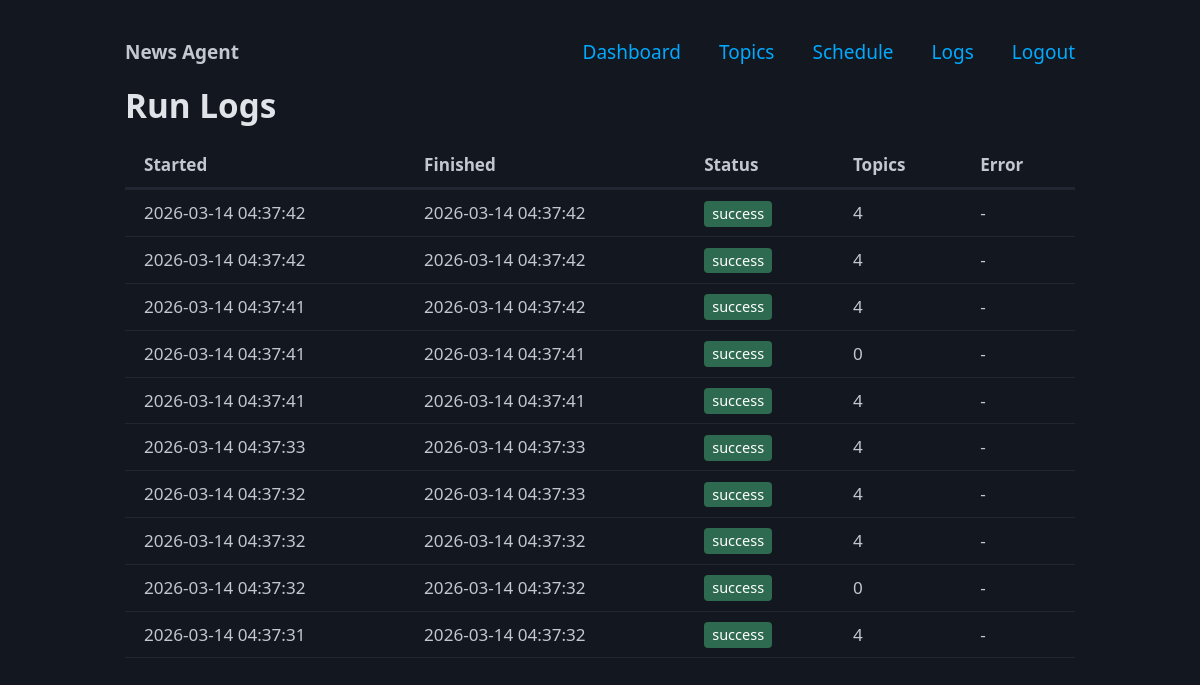
The app's page /news/logs (signed in) with its own data.
### tables this page shows
CREATE TABLE run_log (
    id INTEGER PRIMARY KEY AUTOINCREMENT,
    started_at TEXT DEFAULT (datetime('now')),
    finished_at TEXT,
    status TEXT NOT NULL DEFAULT 'running',
    topics_processed INTEGER DEFAULT 0,
    error_message TEXT
);

### app.py (the view)
@bp.route("/logs")
@login_required
def logs():
    recent_runs = db.get_recent_runs(20)
    return render_template("logs.html", runs=recent_runs)

### app.py (called while the page is built)
def login_required(f):
    @wraps(f)
    def decorated(*args, **kwargs):
        if not session.get("authenticated"):
            return redirect(url_for("main.login"))
        return f(*args, **kwargs)
    return decorated

### db.py (called while the page is built)
def _get_conn():
    os.makedirs(os.path.dirname(DB_PATH), exist_ok=True)
    conn = sqlite3.connect(DB_PATH)
    conn.row_factory = sqlite3.Row
    conn.execute("PRAGMA journal_mode=WAL")
    conn.execute("PRAGMA foreign_keys=ON")
    return conn

def get_recent_runs(limit=10):
    conn = _get_conn()
    try:
        rows = conn.execute(
            "SELECT * FROM run_log ORDER BY id DESC LIMIT ?", (limit,)
        ).fetchall()
        return [dict(r) for r in rows]
    finally:
        conn.close()

### templates/logs.html (shortened to what this page needs)
{% extends "base.html" %}
{% block content %}
<h2>Run Logs</h2>
{% if runs %}
<table>
    <thead>
        <tr>
            <th>Started</th>
            <th>Finished</th>
            <th>Status</th>
            <th>Topics</th>
            <th>Error</th>
        </tr>
    </thead>
    <tbody>
        {% for run in runs %}
        <tr>
            <td>{{ run.started_at }}</td>
            <td>{{ run.finished_at or '-' }}</td>
            <td><span class="status-badge status-{{ run.status }}">{{ run.status }}</span></td>
            <td>{{ run.topics_processed or 0 }}</td>
            <td style="max-width: 300px; overflow: hidden; text-overflow: ellipsis; white-space: nowrap;">
                {{ run.error_message or '-' }}
            </td>
        </tr>
        {% endfor %}
    </tbody>
</table>
{% else %}
<p>No runs recorded yet.</p>
{% endif %}
{% endblock %}

### templates/base.html (style rules this page uses)
.status-badge { display: inline-block; padding: 2px 8px; border-radius: 4px; font-size: 0.85em; }
.status-success { background: #2d6a4f; color: #fff; }
table { font-size: 0.9em; }

### records on screen
run_log: started_at "2026-03-14 04:37:42", finished_at "2026-03-14 04:37:42", status "success", topics_processed "4", error_message "-"
run_log: started_at "2026-03-14 04:37:42", finished_at "2026-03-14 04:37:42", status "success", topics_processed "4", error_message "-"
run_log: started_at "2026-03-14 04:37:41", finished_at "2026-03-14 04:37:42", status "success", topics_processed "4", error_message "-"
run_log: started_at "2026-03-14 04:37:41", finished_at "2026-03-14 04:37:41", status "success", topics_processed "0", error_message "-"
run_log: started_at "2026-03-14 04:37:41", finished_at "2026-03-14 04:37:41", status "success", topics_processed "4", error_message "-"
run_log: started_at "2026-03-14 04:37:33", finished_at "2026-03-14 04:37:33", status "success", topics_processed "4", error_message "-"
run_log: started_at "2026-03-14 04:37:32", finished_at "2026-03-14 04:37:33", status "success", topics_processed "4", error_message "-"
run_log: started_at "2026-03-14 04:37:32", finished_at "2026-03-14 04:37:32", status "success", topics_processed "4", error_message "-"
run_log: started_at "2026-03-14 04:37:32", finished_at "2026-03-14 04:37:32", status "success", topics_processed "0", error_message "-"
run_log: started_at "2026-03-14 04:37:31", finished_at "2026-03-14 04:37:32", status "success", topics_processed "4", error_message "-"
